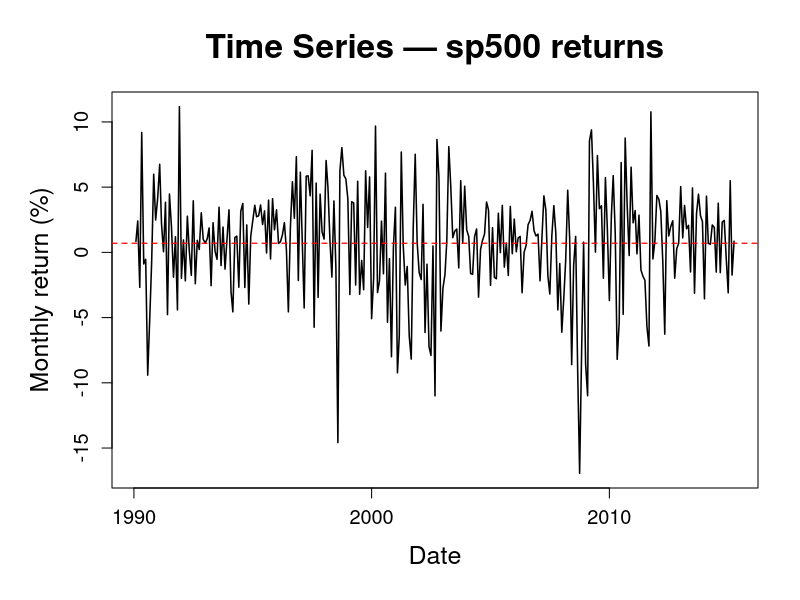
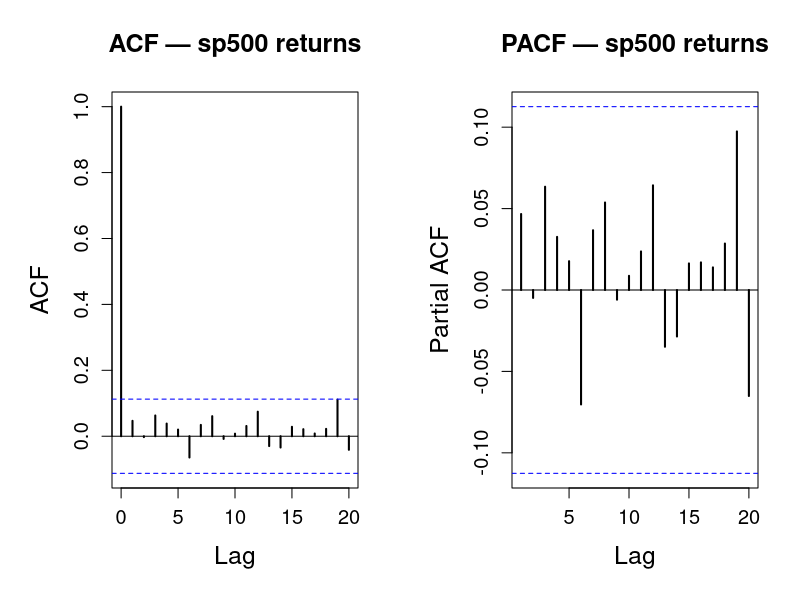

R code for these plots, in order: (Note: this script raises an error after producing the figures.)
### -------------------
### Run ALL other scripts before running this script
### -------------------


# ── Common style settings ──────────────────────────────────────────────────────
main_cex <- 2.0
lab_cex  <- 1.5
axis_cex <- 1.2

# ── Variogram function ─────────────────────────────────────────────────────────
variogram <- function(y, lagmax = 12, iprint = FALSE) {
  G <- rep(1, lagmax)
  n <- length(y)
  if (lagmax > n) lagmax <- n - 2
  
  y1 <- y[-1]
  y2 <- y[-n]
  d1 <- y1 - y2
  denom <- var(d1)
  
  for (k in 2:lagmax) {
    y1 <- y[(k + 1):n]
    y2 <- y[1:(n - k)]
    dk <- y1 - y2
    G[k] <- var(dk) / denom
  }
  
  ac <- c(acf(y, plot = FALSE, lag.max = lagmax)$acf)
  H <- (1 - ac[-1]) / (1 - ac[2])
  
  if (iprint) print(cbind(G, H))
  list(G = G, H = H)
}



# ── Load and prepare data ──────────────────────────────────────────────────────
data <- read.csv("data/processed/cleanedData.csv")
data$observation_date <- as.Date(paste0(data$observation_date, "-01"))

train_end <- c(2015, 4)

data_ts <- ts(data$sp500_ret, start = c(1990, 2), frequency = 12)
train <- window(data_ts, start = c(1990, 2), end = train_end)
train_data <- data[1:length(train), ]

sp500_x <- na.omit(train_data$sp500_ret)
sp500_dates <- train_data$observation_date[!is.na(train_data$sp500_ret)]



# ── Time series plot ───────────────────────────────────────────────────────────
if (!dir.exists("figs/ts")) {
  dir.create("figs/ts")
}

png("figs/ts/sp500_tsplot.png", width = 2000, height = 1300, res = 220)


par(
  mar = c(5.5, 5.5, 4.5, 2) + 0.1,
  cex.main = main_cex,
  cex.lab = lab_cex,
  cex.axis = axis_cex
)

plot(
  sp500_dates, sp500_x,
  type = "l",
  lwd = 1.5,
  xlab = "Date",
  ylab = "Monthly return (%)",
  main = "Time Series — sp500 returns"
)

abline(h = mean(sp500_x), col = "red", lty = 2, lwd = 1.2)

dev.off()

# ── ACF / PACF plot ────────────────────────────────────────────────────────────

if (!dir.exists("figs/acf_pacf")) {
  dir.create("figs/acf_pacf")
}

png("figs/acf_pacf/sp500_ret_acfpacf.png", width = 2400, height = 1200, res = 220)
par(
  mfrow = c(1, 2),
  mar = c(5.5, 5.5, 4.5, 2) + 0.1,
  cex.main = 1.5,
  cex.lab = lab_cex,
  cex.axis = axis_cex
)

acf(
  sp500_x,
  lag.max = 20,
  lwd = 2,
  xlab = "Lag",
  ylab = "ACF",
  main = "ACF — sp500 returns"
)

pacf(
  sp500_x,
  lag.max = 20,
  lwd = 2,
  xlab = "Lag",
  ylab = "Partial ACF",
  main = "PACF — sp500 returns"
)

dev.off()

png("figs/acf_pacf/BAA_acfpacf.png", width = 2400, height = 1200, res = 220)
par(
  mfrow = c(1, 2),
  mar = c(5.5, 5.5, 4.5, 2) + 0.1,
  cex.main = 1.5,
  cex.lab = lab_cex,
  cex.axis = axis_cex
)

acf(BAA_train, 
    lag.max = 20,
    lwd = 2,
    xlab = "Lag",
    ylab = "ACF",
    main = "ACF of differenced Baa spread")
pacf(BAA_train, 
     lag.max = 20,
     lwd = 2,
     xlab = "Lag",
     ylab = " Partial ACF",
     main = "PACF of differenced Baa spread")
dev.off()

png("figs/acf_pacf/VIX_acfpacf.png", width = 2400, height = 1200, res = 220)
par(
  mfrow = c(1, 2),
  mar = c(5.5, 5.5, 4.5, 2) + 0.1,
  cex.main = 1.5,
  cex.lab = lab_cex,
  cex.axis = axis_cex
)

acf(vix_train, 
    main = "ACF of differenced VIX",
    lag.max = 20,
    lwd = 2,
    xlab = "Lag",
    ylab = "ACF")
pacf(vix_train, 
     main = "PACF of differenced VIX",
     lag.max = 20,
     lwd = 2,
     xlab = "Lag",
     ylab = "Partial ACF")
dev.off()


# ── Variogram plot of S&P500 returns───────────────────────────────────────────
if (!dir.exists("figs/vario")) {
  dir.create("figs/vario")
}

vg <- variogram(sp500_x, lagmax = 12)
lags <- 1:12

png("figs/vario/sp500_ret_vario.png", width = 2200, height = 1300, res = 220)

par(
  mar = c(5.5, 5.5, 4.5, 2) + 0.1,
  cex.main = main_cex,
  cex.lab = lab_cex,
  cex.axis = axis_cex
)

matplot(
  lags, cbind(vg$G, vg$H),
  type = "b",
  pch = c(16, 17),
  col = c("steelblue", "darkorange"),
  lwd = 2.5,
  xlab = "Lag (months)",
  ylab = "Variogram",
  main = "Variogram — sp500 returns"
)

abline(h = 1, col = "black", lty = 2, lwd = 1.2)

legend(
  "bottomright",
  legend = c("G", "H"),
  col = c("steelblue", "darkorange"),
  pch = c(16, 17),
  lwd = 2,
  bty = "n",
  cex = 1.3
)

dev.off()



# ── ccf plots ─────────────────────────────────────────────────────────────
if (!dir.exists("figs/ccf")) {
  dir.create("figs/ccf")
}

png("figs/ccf/Copper_ccf.png", width = 1497, height = 1044, res = 220)
ccf(copper_ldiff[1:ntrain], c(train), main = "CCF of log differenced Copper & SP500 returns",  ylab = "CCF", xlab="Lag (Months)", lag.max = 10)
dev.off()

png("figs/ccf/INDPRO_ccf.png", width = 1497, height = 1044, res = 220)
ccf(indpro_diff[1:ntrain], c(train), main = "CCF of differenced INDPRO & SP500 returns",  ylab = "CCF", xlab="Lag (Months)", lag.max = 10)
dev.off()

png("figs/ccf/CPI_ccf.png", width = 1497, height = 1044, res = 220)
ccf(data$CPI[1:ntrain], c(train), main = "CCF of CPI % change & SP500 returns",  ylab = "CCF", xlab="Lag (Months)", lag.max = 10)
dev.off()

png("figs/ccf/Silver_ccf.png", width = 1497, height = 1044, res = 220)
ccf(silver_ldiff[1:ntrain], c(train), main = "CCF of log differenced Silver & SP500 returns",  ylab = "CCF", xlab="Lag (Months)", lag.max = 10)
dev.off()

png("figs/ccf/Gold_ccf.png", width = 1497, height = 1044, res = 220)
ccf(gold_ldiff[1:ntrain], c(train), main = "CCF of log differenced Gold & SP500 returns",  ylab = "CCF", xlab="Lag (Months)", lag.max = 10)
dev.off()

png("figs/ccf/BAA_ccf.png", width = 1497, height = 1044, res = 220)
ccf(BAA_train,train, main = "CCF of differenced Baa spread & SP500 returns", ylab = "CCF", xlab="Lag (Months)", lag.max = 10)
dev.off()

png("figs/ccf/VIX_ccf.png", width = 1497, height = 1044, res = 220)
ccf(vix_train,train, main = "CCF of differenced VIX & SP500 returns", ylab = "CCF", xlab="Lag (Months)", lag.max = 10) 
dev.off()


# ───────────────────────────────────────────────────────────────
cat("Done. New figures saved in figs/\n")
